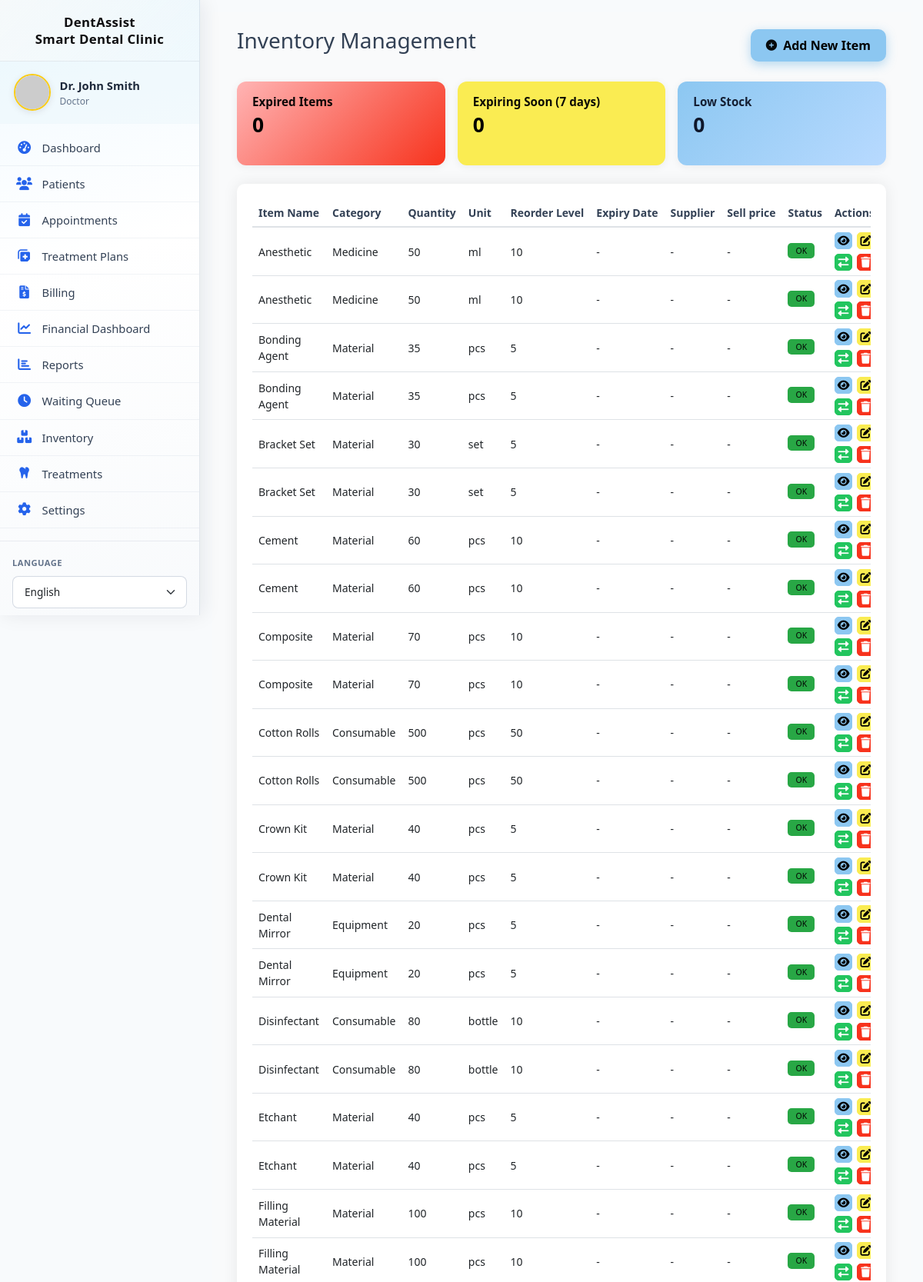
/inventory/index.php (signed in, upper part), run on the app's committed database.
### tables this page shows
CREATE TABLE `inventory` (
  `id` int(11) NOT NULL,
  `item_name` varchar(100) NOT NULL,
  `category` varchar(50) DEFAULT NULL,
  `description` text DEFAULT NULL,
  `quantity` int(11) DEFAULT 0,
  `unit` varchar(20) DEFAULT NULL,
  `reorder_level` int(11) DEFAULT 10,
  `reorder_quantity` int(11) DEFAULT 0,
  `supplier_name` varchar(100) DEFAULT NULL,
  `supplier_contact` varchar(100) DEFAULT NULL,
  `supplier_phone` varchar(20) DEFAULT NULL,
  `supplier_email` varchar(100) DEFAULT NULL,
  `cost_per_unit` decimal(10,2) DEFAULT NULL,
  `selling_price` decimal(10,2) DEFAULT NULL,
  `expiry_date` date DEFAULT NULL,
  `lot_number` varchar(50) DEFAULT NULL,
  `location` varchar(50) DEFAULT NULL,
  `barcode` varchar(100) DEFAULT NULL,
  `created_at` timestamp NOT NULL DEFAULT current_timestamp(),
  `updated_at` timestamp NOT NULL DEFAULT current_timestamp() ON UPDATE current_timestamp(),
  `created_by` int(11) DEFAULT NULL
);

### includes/db.php (called while the page is built, shortened)
<?php
class Database {
    private $host = DB_HOST;
    private $user = DB_USER;
    private $pass = DB_PASS;
    private $dbname = DB_NAME;
    private $conn;
    private static $instance = null;
    private function __construct() {
        try {
            $this->conn = new mysqli($this->host, $this->user, $this->pass, $this->dbname);
            $this->conn->set_charset("utf8mb4");
        } catch (Exception $e) {
            die("Database connection error: " . $e->getMessage());
        }
    }
    public static function getInstance() {
        if (self::$instance == null) {
            self::$instance = new Database();
        }
        return self::$instance;
    }
    public function query($sql, $params = [], $types = "") {
        $stmt = $this->conn->prepare($sql);
        if (!empty($params)) {
            if (empty($types)) {
                $types = $this->determineTypes($params);
            }
            $stmt->bind_param($types, ...$params);
        }
        if (!$stmt->execute()) {
            $err = $stmt->error ?: $this->conn->error;
            throw new Exception('Query failed: ' . $err);
        }
        return $stmt;
    }
    private function determineTypes($params) {
        $types = '';
        foreach ($params as $param) {
            if (is_int($param)) {
                $types .= 'i';
            } elseif (is_float($param)) {
                $types .= 'd';
            } elseif (is_string($param)) {
                $types .= 's';
            } else {
                $types .= 'b';
            }
        }
        return $types;
    }
    public function fetchOne($sql, $params = [], $types = "") {
        $stmt = $this->query($sql, $params, $types);
        $result = $stmt->get_result();
        if ($result && $result->num_rows > 0) {
            return $result->fetch_assoc();
        }
        return null;
    }
    public function fetchAll($sql, $params = [], $types = "") {
        $stmt = $this->query($sql, $params, $types);
        $result = $stmt->get_result();
        if ($result) {
            return $result->fetch_all(MYSQLI_ASSOC);
        }
        return [];
    }
}
?>

### inventory/index.php (the view, shortened to what this page needs)
<?php
require_once '../includes/db.php';
$db = Database::getInstance();
$items = $db->fetchAll(
    "SELECT * FROM inventory ORDER BY
        CASE
            WHEN expiry_date IS NOT NULL AND expiry_date < CURDATE() THEN 1
            WHEN quantity <= reorder_level THEN 2
            ELSE 3
        END, item_name"
);
include '../layouts/header.php';
?>
<div class="container-fluid">
    <div class="d-flex justify-content-between align-items-center mb-4 inventory-page-header">
        <h1 class="h3 inventory-page-title">Inventory Management</h1>
        <a href="add.php" class="btn btn-add-inventory">
            <i class="fas fa-plus-circle"></i> Add New Item
        </a>
    </div>
    <div class="row mb-4 g-3 inv-summary-cards">
        <div class="col-md-4">
            <div class="card summary-card summary-expired">
                <div class="card-body">
                    <h5 class="card-title">Expired Items</h5>
                    <h2><?php
                        $expired = $db->fetchOne("SELECT COUNT(*) as count FROM inventory WHERE expiry_date IS NOT NULL AND expiry_date <> '0000-00-00' AND expiry_date < CURDATE()");
                        echo (int) ($expired['count'] ?? 0);
                    ?></h2>
                </div>
            </div>
        </div>
        <div class="col-md-4">
            <div class="card summary-card summary-expiring">
                <div class="card-body">
                    <h5 class="card-title">Expiring Soon (7 days)</h5>
                    <h2><?php
                        $expiring = $db->fetchOne("SELECT COUNT(*) as count FROM inventory WHERE expiry_date IS NOT NULL AND expiry_date <> '0000-00-00' AND expiry_date BETWEEN CURDATE() AND DATE_ADD(CURDATE(), INTERVAL 7 DAY)");
                        echo (int) ($expiring['count'] ?? 0);
                    ?></h2>
                </div>
            </div>
        </div>
        <div class="col-md-4">
            <div class="card summary-card summary-low">
                <div class="card-body">
                    <h5 class="card-title">Low Stock</h5>
                    <h2><?php
                        $lowstock = $db->fetchOne("SELECT COUNT(*) as count FROM inventory WHERE quantity <= reorder_level AND quantity > 0");
                        echo (int) ($lowstock['count'] ?? 0);
                    ?></h2>
                </div>
            </div>
        </div>
    </div>
    <div class="card">
        <div class="card-body inventory-table-wrap">
            <div class="table-responsive">
                <table class="table table-hover inventory-list-table mb-0">
                    <thead>
                        <tr>
                            <th>Item Name</th>
                            <th>Category</th>
                            <th>Quantity</th>
                            <th>Unit</th>
                            <th>Reorder Level</th>
                            <th>Expiry Date</th>
                            <th>Supplier</th>
                            <th>Sell price</th>
                            <th>Status</th>
                            <th>Actions</th>
                        </tr>
                    </thead>
                    <tbody>
                        <?php foreach ($items as $item):
                            $statusItems = [];
                            $statusClasses = [];
                            if (empty($statusItems)) {
                                $statusItems[] = 'OK';
                                $statusClasses['OK'] = 'badge-inv-ok';
                            }
                        ?>
                        <tr>
                            <td><?php echo htmlspecialchars($item['item_name']); ?></td>
                            <td><?php echo htmlspecialchars($item['category'] ?? '-'); ?></td>
                            <td><?php echo $item['quantity']; ?></td>
                            <td><?php echo htmlspecialchars($item['unit'] ?? '-'); ?></td>
                            <td><?php echo $item['reorder_level']; ?></td>
                            <td><?php
                                $expiry = $item['expiry_date'];
                                $validExpiry = (!empty($expiry) && $expiry !== '0000-00-00' && strtotime($expiry) !== false);
                                if ($validExpiry) {
                                    echo date("M d, Y", strtotime($expiry));
                                } else {
                                    echo "-";
                                }
                            ?></td>
                            <td><?php echo htmlspecialchars($item['supplier_name'] ?? '-'); ?></td>
                            <td><?php echo isset($item['selling_price']) && $item['selling_price'] !== null && $item['selling_price'] !== '' ? formatCurrency((float) $item['selling_price']) : '-'; ?></td>
                            <td>
                                <?php foreach ($statusItems as $statusLabel): ?>
                                    <span class="badge <?php echo $statusClasses[$statusLabel]; ?> me-1 mb-1"><?php echo $statusLabel; ?></span>
                                <?php endforeach; ?>
                            </td>
                            <td>
                                <div class="inventory-actions">
                                    <a href="view.php?id=<?php echo $item['id']; ?>" class="btn btn-sm btn-info inventory-btn-view-soft" title="View">
                                        <i class="fas fa-eye"></i>
                                    </a>
                                    <a href="edit.php?id=<?php echo $item['id']; ?>" class="btn btn-sm btn-warning" title="Edit">
                                        <i class="fas fa-edit"></i>
                                    </a>
                                    <a href="transaction.php?id=<?php echo $item['id']; ?>" class="btn btn-sm btn-success" title="Add Transaction">
                                        <i class="fas fa-exchange-alt"></i>
                                    </a>
                                    <button type="button" class="btn btn-sm btn-danger btn-delete-inventory" title="Delete"
                                       data-id="<?php echo (int) $item['id']; ?>"
                                       data-name="<?php echo htmlspecialchars($item['item_name'], ENT_QUOTES, 'UTF-8'); ?>">
                                        <i class="fas fa-trash"></i>
                                    </button>
                                </div>
                            </td>
                        </tr>
                        <?php endforeach; ?>
                    </tbody>
                </table>
            </div>
        </div>
    </div>
</div>
<?php
include '../layouts/footer.php';
?>

### data on the page
inventory: item_name "Anesthetic", category "Medicine", quantity "50", unit "ml", reorder_level "10", supplier_name "-", statusLabel "OK"
inventory: item_name "Anesthetic", category "Medicine", quantity "50", unit "ml", reorder_level "10", supplier_name "-", statusLabel "OK"
inventory: item_name "Bonding Agent", category "Material", quantity "35", unit "pcs", reorder_level "5", supplier_name "-", statusLabel "OK"
inventory: item_name "Bonding Agent", category "Material", quantity "35", unit "pcs", reorder_level "5", supplier_name "-", statusLabel "OK"
inventory: item_name "Bracket Set", category "Material", quantity "30", unit "set", reorder_level "5", supplier_name "-", statusLabel "OK"
inventory: item_name "Bracket Set", category "Material", quantity "30", unit "set", reorder_level "5", supplier_name "-", statusLabel "OK"
inventory: item_name "Cement", category "Material", quantity "60", unit "pcs", reorder_level "10", supplier_name "-", statusLabel "OK"
inventory: item_name "Cement", category "Material", quantity "60", unit "pcs", reorder_level "10", supplier_name "-", statusLabel "OK"
inventory: item_name "Composite", category "Material", quantity "70", unit "pcs", reorder_level "10", supplier_name "-", statusLabel "OK"
inventory: item_name "Composite", category "Material", quantity "70", unit "pcs", reorder_level "10", supplier_name "-", statusLabel "OK"
inventory: item_name "Cotton Rolls", category "Consumable", quantity "500", unit "pcs", reorder_level "50", supplier_name "-", statusLabel "OK"
inventory: item_name "Cotton Rolls", category "Consumable", quantity "500", unit "pcs", reorder_level "50", supplier_name "-", statusLabel "OK"
inventory: item_name "Crown Kit", category "Material", quantity "40", unit "pcs", reorder_level "5", supplier_name "-", statusLabel "OK"
inventory: item_name "Crown Kit", category "Material", quantity "40", unit "pcs", reorder_level "5", supplier_name "-", statusLabel "OK"
inventory: item_name "Dental Mirror", category "Equipment", quantity "20", unit "pcs", reorder_level "5", supplier_name "-", statusLabel "OK"
inventory: item_name "Dental Mirror", category "Equipment", quantity "20", unit "pcs", reorder_level "5", supplier_name "-", statusLabel "OK"
inventory: item_name "Disinfectant", category "Consumable", quantity "80", unit "bottle", reorder_level "10", supplier_name "-", statusLabel "OK"
inventory: item_name "Disinfectant", category "Consumable", quantity "80", unit "bottle", reorder_level "10", supplier_name "-", statusLabel "OK"
inventory: item_name "Etchant", category "Material", quantity "40", unit "pcs", reorder_level "5", supplier_name "-", statusLabel "OK"
inventory: item_name "Etchant", category "Material", quantity "40", unit "pcs", reorder_level "5", supplier_name "-", statusLabel "OK"
inventory: item_name "Filling Material", category "Material", quantity "100", unit "pcs", reorder_level "10", supplier_name "-", statusLabel "OK"
inventory: item_name "Filling Material", category "Material", quantity "100", unit "pcs", reorder_level "10", supplier_name "-", statusLabel "OK"

### other printed values
SITE_NAME "DentAssist Smart Dental Clinic"
$_SESSION['full_name'] "Dr. John Smith"
$role "Doctor"
__('dashboard', 'Dashboard') "Dashboard"
__('patients', 'Patients') "Patients"
__('appointments', 'Appointments') "Appointments"
__('treatment_plans', 'Treatment Plans') "Treatment Plans"
__('billing', 'Billing') "Billing"
__('financial_dashboard', 'Financial Dashboard') "Financial Dashboard"
__('reports', 'Reports') "Reports"
__('queue', 'Waiting Queue') "Waiting Queue"
__('inventory', 'Inventory') "Inventory"
__('treatments', 'Treatments') "Treatments"
__('settings', 'Settings') "Settings"
__('language', 'Language') "LANGUAGE"
